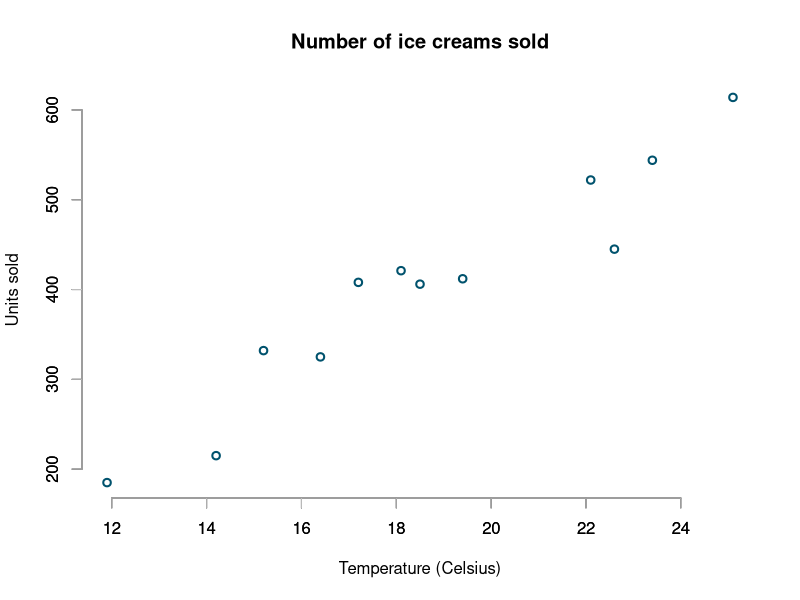
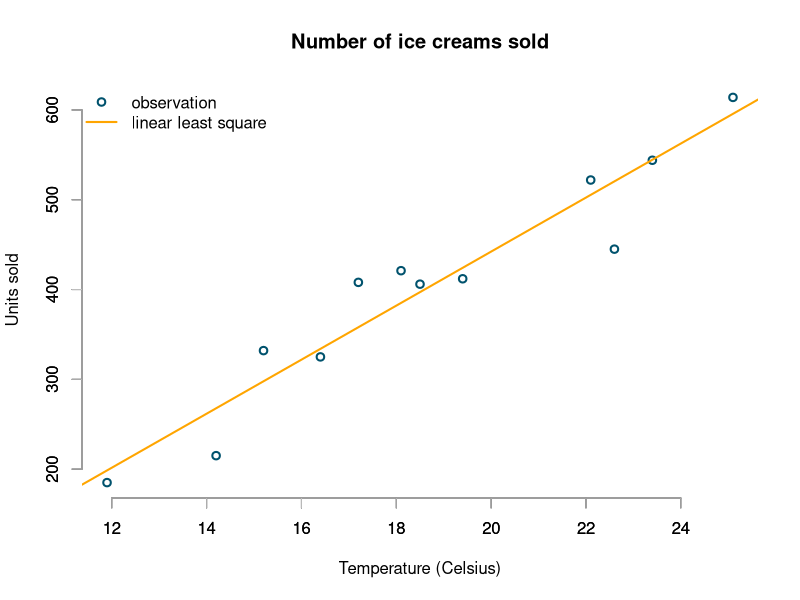
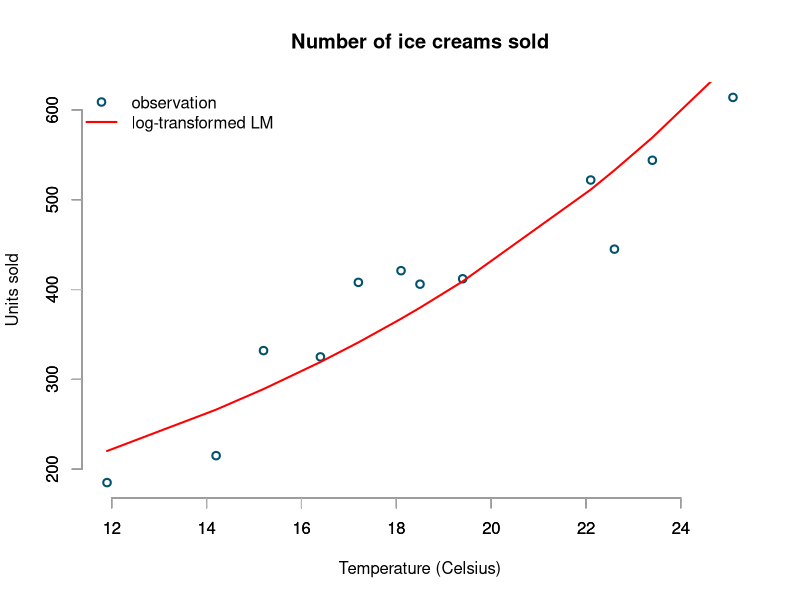

Reproduce these figures in R, in order.
#http://www.magesblog.com/2015/08/generalised-linear-models-in-r.html


icecream <- data.frame(
  temp=c(11.9, 14.2, 15.2, 16.4, 17.2, 18.1, 
         18.5, 19.4, 22.1, 22.6, 23.4, 25.1),
  units=c(185L, 215L, 332L, 325L, 408L, 421L, 
          406L, 412L, 522L, 445L, 544L, 614L)
)


basicPlot <- function(...){
  plot(units ~ temp, data=icecream, bty="n", lwd=2,
       main="Number of ice creams sold", col="#00526D", 
       xlab="Temperature (Celsius)", 
       ylab="Units sold", ...)
  axis(side = 1, col="grey")
  axis(side = 2, col="grey")
}
basicPlot()
#bty is the box type "n" means we don't want a box 

#OLS
lsq.mod <- lsfit(icecream$temp, icecream$units)
basicPlot()
abline(lsq.mod, col="orange", lwd=2)
legend(x="topleft", bty="n", lwd=c(2,2), lty=c(NA,1),
       legend=c("observation", "linear least square"),
       col=c("#00526D","orange"),  pch=c(1,NA))

#GLM way of writing OLS
lin.mod <- glm(units ~ temp, data=icecream, 
               family=gaussian(link="identity"))
library(arm) # for 'display' function only
display(lin.mod)

#GLM lognormral 
log.lin.mod <- glm(log(units) ~ temp, data=icecream, 
                   family=gaussian(link="identity"))
display(log.lin.mod)
## glm(formula = log(units) ~ temp, family = gaussian(link = "identity"), 
##     data = icecream)
##             coef.est coef.se
## (Intercept) 4.40     0.20   
## temp        0.08     0.01   
## ---
##   n = 12, k = 2
##   residual deviance = 0.2, null deviance = 1.4 (difference = 1.2)
##   overdispersion parameter = 0.0
##   residual sd is sqrt(overdispersion) = 0.14
log.lin.sig <- summary(log.lin.mod)$dispersion
log.lin.pred <- exp(predict(log.lin.mod) + 0.5*log.lin.sig)
basicPlot()
lines(icecream$temp, log.lin.pred, col="red", lwd=2)
legend(x="topleft", bty="n", lwd=c(2,2), lty=c(NA,1),
       legend=c("observation", "log-transformed LM"),
       col=c("#00526D","red"), pch=c(1,NA))
